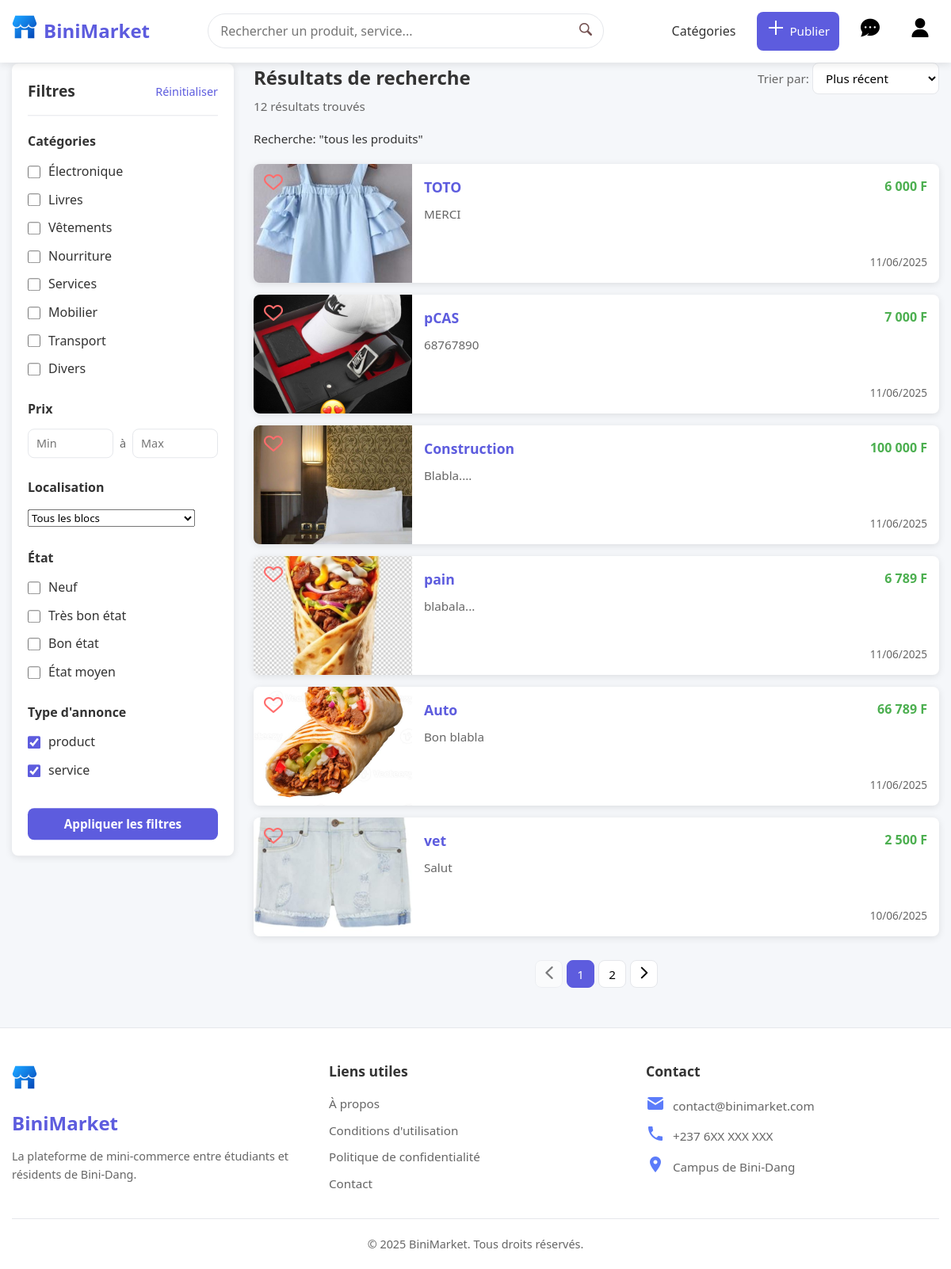
Screenshot of /search.php with the database file from the repository.
### tables this page shows
CREATE TABLE `listings` (
  `listing_id` int(11) NOT NULL,
  `vendeur_id` int(11) NOT NULL,
  `category_id` int(11) NOT NULL,
  `location_id` int(11) NOT NULL,
  `title` varchar(100) NOT NULL,
  `description` text NOT NULL,
  `price` decimal(10,2) NOT NULL,
  `is_negotiable` tinyint(1) DEFAULT 0,
  `type` enum('product','service') NOT NULL,
  `conditions` enum('Neuf','Presque neuf','Bon état','Etat moyen') DEFAULT NULL,
  `status` enum('active','vendu','inactive','rejeté','supprimé') DEFAULT 'active',
  `creation_date` datetime NOT NULL DEFAULT current_timestamp(),
  `last_update_date` datetime DEFAULT NULL ON UPDATE current_timestamp(),
  `views_count` int(11) DEFAULT 0
);

### search.php (the view, shortened to what this page needs)
<?php
    require_once 'php/db.php';
    function build_query_url($overrides = []) {
        $params = $_GET;
        foreach ($overrides as $key => $value) {
            $params[$key] = $value;
        }
        return htmlspecialchars($_SERVER['PHP_SELF']) . '?' . http_build_query($params);
    }
    $per_page = 6;
    $page = isset($_GET['page']) && is_numeric($_GET['page']) ? intval($_GET['page']) : 1;
    $start = ($page - 1) * $per_page;
    $sort = $_GET['sort'] ?? 'recent';
    switch ($sort) {
        default:              $order_by = 'ORDER BY creation_date DESC'; break;
    }
    $mot = mysqli_real_escape_string($conn, trim($_GET['q'] ?? ''));
    $mot_sql = $mot ? "AND (l.title LIKE '%$mot%' OR l.description LIKE '%$mot%' OR l.type LIKE '%$mot%')" : '';
    $category_filter = '';
    $condition_filter = '';
    $type_filter = '';
    $location_filter = '';
    $price_filter = '';
    $base_query = "
        FROM listings l
        LEFT JOIN categories c ON l.category_id = c.category_id
        WHERE 1=1
        $mot_sql
        $category_filter
        $condition_filter
        $type_filter
        $location_filter
        $price_filter
    ";
    $count_sql = "SELECT COUNT(*) $base_query";
    $count_res = mysqli_query($conn, $count_sql);
    $total_results = ($count_res && mysqli_num_rows($count_res) > 0) ? (int)mysqli_fetch_row($count_res)[0] : 0;
    $total_pages = max(1, ceil($total_results / $per_page));
    $listings = [];
    $listing_images = [];
    $data_sql = "SELECT l.* $base_query $order_by LIMIT $start, $per_page";
    $res = mysqli_query($conn, $data_sql);
    if ($res && mysqli_num_rows($res) > 0) {
        $listings = mysqli_fetch_all($res, MYSQLI_ASSOC);
        $ids = array_column($listings, 'listing_id');
        $id_list = implode(",", array_map('intval', $ids));
        $img_sql = "SELECT listing_id, image_path FROM listing_images WHERE is_primary = 1 AND listing_id IN ($id_list)";
        $img_res = mysqli_query($conn, $img_sql);
        while ($row = mysqli_fetch_assoc($img_res)) {
            $listing_images[$row['listing_id']] = $row['image_path'];
        }
    }
?>
<!DOCTYPE html>
<html lang="fr">
<head>
    <link rel="stylesheet" href="styles/common.css">
    <link rel="stylesheet" href="styles/search.css">
</head>
<body>
    <header>
        <div class="container">
            <div class="header-content">
                <div class="logo">
                    <a href="index.php">
                        <i class="fas fa-store"><img src="images/icons/petit/shop.png"/></i>
                        <span>BiniMarket</span>
                    </a>
                </div>
                <div class="search-bar">
                    <form action="search.php" method="get" id="searchForm">
                        <input type="text" name="q" placeholder="Rechercher un produit, service..." id="searchInput">
                        <button type="submit"><i class="fas fa-search"><img src="images/icons/petit/loupe.png"/></i></button>
                    </form>
                </div>
                <nav class="main-nav">
                    <ul>
                        <li><a href="categories.php">Catégories</a></li>
                        <li><a href="add-listing.php" class="btn-primary"><i class="fas fa-plus"><img src="images/icons/petit/icons8-plus-math-24.png"/></i> Publier</a></li>
                        <li><a href="messages.php"><i class="fas fa-comment"><img src="images/icons/petit/img-chat1.png"/></i></a></li>
                        <li><a href="auth.php"><i class="fas fa-user"><img src="images/icons/petit/img-user1.png"/></i></a></li>
                    </ul>
                </nav>
            </div>
        </div>
    </header>
    <main>
        <div class="container">
            <div class="search-container">
                <form method="get" id="filterForm">
                    <div class="filters">
                        <div class="filter-header">
                            <h2>Filtres</h2>
                            <button type="reset" id="resetFilters">Réinitialiser</button>
                        </div>
                        <div class="filter-group">
                            <h3>Catégories</h3>
                            <div class="filter-options">
                                <?php
                                $categories_list = ['Électronique' => 'Électronique', 'Livres' => 'Livres', 'Vêtements' => 'Vêtements', 'Nourriture' => 'Nourriture', 'Services' => 'Services', 'Mobilier' => 'Mobilier', 'Transport' => 'Transport', 'Divers' => 'Divers'];
                                foreach ($categories_list as $value => $label):
                                ?>
                                <label class="filter-option">
                                    <input type="checkbox" name="category[]" value="<?= $value ?>" <?= in_array($value, $_GET['category'] ?? []) ? 'checked' : '' ?>>
                                    <span><?= $label ?></span>
                                </label>
                                <?php endforeach; ?>
                            </div>
                        </div>
                        <div class="filter-group">
                            <h3>Prix</h3>
                            <div class="price-inputs">
                                <input type="number" name="min_price" placeholder="Min" min="0" value="<?= htmlspecialchars($_GET['min_price'] ?? '') ?>">
                                <span>à</span>
                                <input type="number" name="max_price" placeholder="Max" min="0" value="<?= htmlspecialchars($_GET['max_price'] ?? '') ?>">
                            </div>
                        </div>
                        <div class="filter-group">
                            <h3>Localisation</h3>
                            <select name="location" id="locationFilter">
                                <option value="">Tous les blocs</option>
                            </select>
                        </div>
                        <div class="filter-group">
                            <h3>État</h3>
                            <div class="filter-options">
                                <?php
                                $conditions_list = ['new' => 'Neuf', 'very-good' => 'Très bon état', 'good' => 'Bon état', 'average' => 'État moyen'];
                                foreach ($conditions_list as $value => $label):
                                ?>
                                <label class="filter-option">
                                    <input type="checkbox" name="condition[]" value="<?= $value ?>" <?= in_array($value, $_GET['conditions'] ?? []) ? 'checked' : '' ?>>
                                    <span><?= $label ?></span>
                                </label>
                                <?php endforeach; ?>
                            </div>
                        </div>
                        <div class="filter-group">
                            <h3>Type d'annonce</h3>
                            <div class="filter-options">
                                <?php
                                $types_list = ['product' => 'product', 'service' => 'service'];
                                foreach ($types_list as $value => $label):
                                ?>
                                <label class="filter-option">
                                    <input type="checkbox" name="type[]" value="<?= $value ?>" <?= in_array($value, $_GET['type'] ?? ['product', 'service']) ? 'checked' : '' ?>>
                                    <span><?= $label ?></span>
                                </label>
                                <?php endforeach; ?>
                            </div>
                        </div>
                        <button type="submit" class="btn-primary apply-filters">Appliquer les filtres</button>
                    </div>
                </form>
                <div class="search-results">
                    <div class="results-header">
                        <div class="results-info">
                            <h1>Résultats de recherche</h1>
                            <span id="resultsCount"><?php
                                if($total_results == 0){
                                    echo "<h2>Aucune annonce trouvée </2>";
                                }elseif($total_results == 1){
                                    echo $total_results." résultat trouvé";
                                }else{
                                    echo $total_results." résultats trouvés";
                                }
                                ?>
                            </span>
                        </div>
                        <div class="results-sorting">
                        <form method="get" id="sortForm">
                            <label for="sort">Trier par:</label>
                            <select id="sort" name="sort" onchange="document.getElementById('sortForm').submit()">
                                <option value="recent" <?= $sort === 'recent' ? 'selected' : '' ?>>Plus récent</option>
                            </select>
                        </form>
                    </div>
                    </div>
                    <div class="search-terms">
                        <span>Recherche: "<span id="searchTerms"><?= htmlspecialchars($mot) ?></span>"</span>
                    </div>
                    <div class="search-results-grid" id="searchResultsGrid">
                        <?php foreach($listings as $listing): ?>
                        <a href="product-details.php?id=<?= $listing['listing_id'] ?>" class="result-card product-card" data-id="<?= $listing['listing_id'] ?>">
                            <div class="product-image">
                                <i class="fas fa-image"><img src="images/annonces/<?= $listing_images[$listing['listing_id']] ?? '../icons/petit/img-image.png' ?>" alt="Annonce"></i>
                                <?php
                                    $is_favorited = false;
                                    ?>
                                <form action="php/add_favorite.php" method="POST">
                                    <button type="submit" class="favorite-btn" name="add_favorite">
                                        <img src="<?= $is_favorited ? 'images/icons/petit/heart-filled.png' : 'images/icons/petit/heart-empty.png' ?>" alt="Heart Icon">
                                    </button>
                                </form>
                            </div>
                            <div class="product-content">
                                <div class="product-title-row">
                                    <h3><?= htmlspecialchars($listing['title']) ?></h3>
                                    <span class="product-price"><?= number_format($listing['price'], 0, ',', ' ') ?> F</span>
                                </div>
                                <p class="product-description"><?= htmlspecialchars($listing['description']) ?></p>
                                <div class="product-meta">
                                    <span class="product-time"><?= date('d/m/Y', strtotime($listing['creation_date'])) ?></span>
                                </div>
                            </div>
                        </a>
                        <?php endforeach;?>
                    </div>
                    <?php if ($total_pages > 1): ?>
                        <div class="pagination" id="pagination">
                            <?php if ($page > 1): ?>
                                <a href="<?= build_query_url(['page' => $page - 1]) ?>">
                                    <button class="pagination-prev" id="prevPage">
                                        <i class="fas fa-chevron-left"><img src="images/icons/petit/chevron.png" alt="←"></i>
                                    </button>
                                </a>
                            <?php else: ?>
                                <button class="pagination-prev disabled" id="prevPage" disabled>
                                    <i class="fas fa-chevron-left"><img src="images/icons/petit/chevron.png" alt="←"></i>
                                </button>
                            <?php endif; ?>
                            <?php
                            for ($i = 1; $i <= $total_pages; $i++):
                            ?>
                                <?php if ($i == $page): ?>
                                    <button class="pagination-number active"><?= $i ?></button>
                                <?php else: ?>
                                    <a href="<?= build_query_url(['page' => $i]) ?>">
                                        <button class="pagination-number"><?= $i ?></button>
                                    </a>
                                <?php endif; ?>
                            <?php endfor; ?>
                            <?php if ($page < $total_pages): ?>
                                <a href="<?= build_query_url(['page' => $page + 1]) ?>">
                                    <button class="pagination-next" id="nextPage">
                                        <i class="fas fa-chevron-right"><img src="images/icons/petit/chevron-right.png" alt="→"></i>
                                    </button>
                                </a>
                            <?php else: ?>
                                <button class="pagination-next disabled" id="nextPage" disabled>
                                    <i class="fas fa-chevron-right"><img src="images/icons/petit/chevron-right.png" alt="→"></i>
                                </button>
                            <?php endif; ?>
                        </div>
                    <?php endif; ?>
                    </div>
                </div>
            </div>
    </main>
    <footer>
        <div class="container">
            <div class="footer-content">
                <div class="footer-logo">
                    <i class="fas fa-store"><img src="images/icons/petit/shop.png"/></i>
                    <span>BiniMarket</span>
                    <p>La plateforme de mini-commerce entre étudiants et résidents de Bini-Dang.</p>
                </div>
                <div class="footer-links">
                    <h3>Liens utiles</h3>
                    <ul>
                        <li><a href="utiles/about.html">À propos</a></li>
                        <li><a href="utiles/terms.html">Conditions d'utilisation</a></li>
                        <li><a href="utiles/privacy.html">Politique de confidentialité</a></li>
                        <li><a href="utiles/contact.html">Contact</a></li>
                    </ul>
                </div>
                <div class="footer-contact">
                    <h3>Contact</h3>
                    <p><i class="fas fa-envelope"><img src="images/icons/petit/icons8-message-24.png"/></i> contact@binimarket.com</p>
                    <p><i class="fas fa-phone"><img src="images/icons/petit/icons8-phone-24.png"/></i> +237 6XX XXX XXX</p>
                    <p><i class="fas fa-map-marker-alt"><img src="images/icons/petit/icons8-marqueur-24.png"/></i> Campus de Bini-Dang</p>
                </div>
            </div>
            <div class="footer-bottom">
                <p>&copy; 2025 BiniMarket. Tous droits réservés.</p>
            </div>
        </div>
    </footer>
</body>
</html>

### rows the page displays
listings: shows a picture, title "TOTO", price "6 000", description "MERCI", creation_date "11/06/2025"
listings: shows a picture, title "pCAS", price "7 000", description "68767890", creation_date "11/06/2025"
listings: shows a picture, title "Construction", price "100 000", description "Blabla....", creation_date "11/06/2025"
listings: shows a picture, title "pain", price "6 789", description "blabala...", creation_date "11/06/2025"
listings: shows a picture, title "Auto", price "66 789", description "Bon blabla", creation_date "11/06/2025"
listings: shows a picture, title "vet", price "2 500", description "Salut", creation_date "10/06/2025"

### other values shown
$label "Électronique"
$label "Livres"
$label "Vêtements"
$label "Nourriture"
$label "Services"
$label "Mobilier"
$label "Transport"
$label "Divers"
$label "Neuf"
$label "Très bon état"
$label "Bon état"
$label "État moyen"
$label "product"
$label "service"
$total_results "12"
